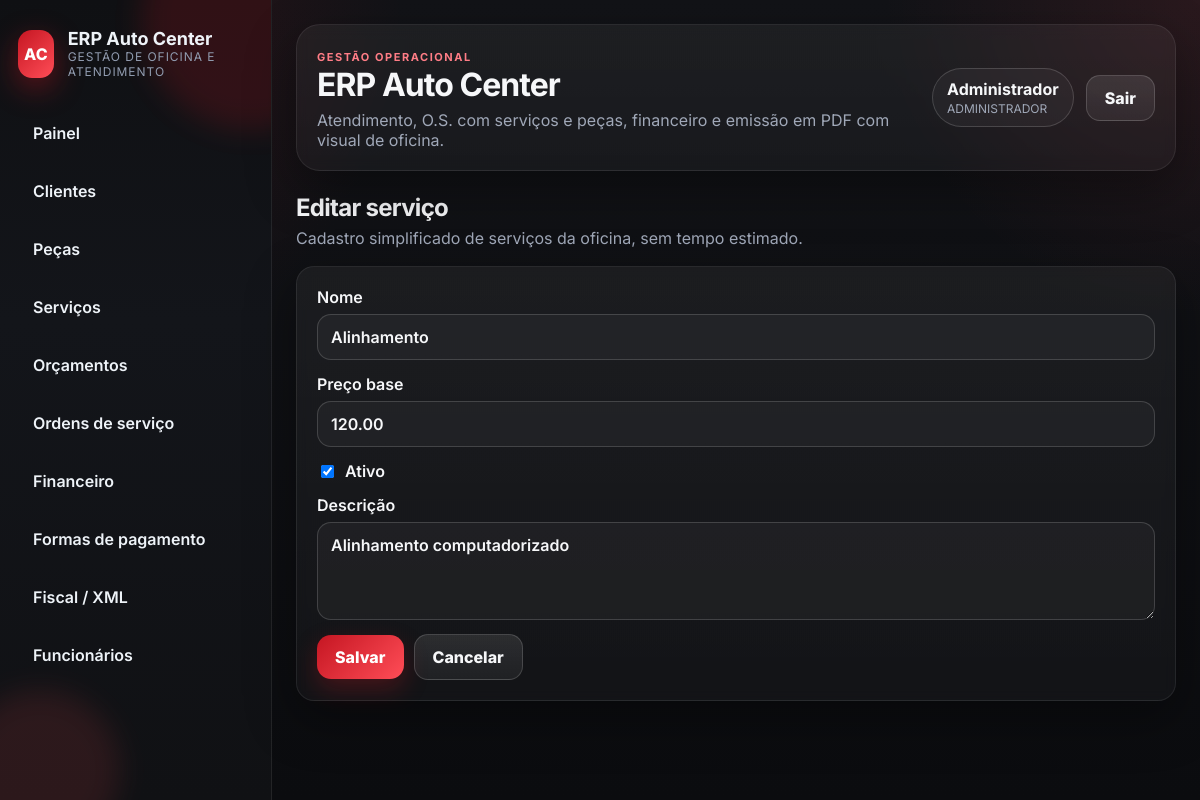
Page /servicos/2/editar (signed in) on the committed database.
### app/models.py (models this page shows, shortened)
class TimestampMixin:
    created_at = db.Column(db.DateTime, default=datetime.now, nullable=False)
    updated_at = db.Column(db.DateTime, default=datetime.now, onupdate=datetime.now, nullable=False)

class SerializableMixin:
    def to_dict(self) -> dict:
        data: dict = {}
        for column in self.__table__.columns:
            value = getattr(self, column.name)
            if isinstance(value, (datetime, date)):
                data[column.name] = value.isoformat()
            elif isinstance(value, Decimal):
                data[column.name] = float(value)
            else:
                data[column.name] = value
        return data

class User(db.Model, TimestampMixin, SerializableMixin):
    __tablename__ = 'users'
    id = db.Column(db.Integer, primary_key=True)
    username = db.Column(db.String(50), unique=True, nullable=False)
    password_hash = db.Column(db.String(255), nullable=False)
    role = db.Column(db.String(30), nullable=False, default='MECANICO')
    nome = db.Column(db.String(120), nullable=False)
    ativo = db.Column(db.Boolean, default=True, nullable=False)

class Service(db.Model, TimestampMixin, SerializableMixin):
    __tablename__ = 'services'
    id = db.Column(db.Integer, primary_key=True)
    nome = db.Column(db.String(120), nullable=False)
    descricao = db.Column(db.Text)
    preco_base = db.Column(db.Numeric(12, 2), nullable=False, default=0)
    ativo = db.Column(db.Boolean, default=True, nullable=False)

### app/web.py (the view)
@web_bp.route('/servicos/<int:service_id>/editar', methods=['GET', 'POST'])
@login_required
@admin_required
def services_edit(service_id: int):
    service = db.session.get(Service, service_id)
    if not service:
        return redirect(url_for('web.services_index'))
    if request.method == 'POST':
        _fill_service_from_form(service)
        db.session.commit()
        flash('Serviço atualizado.', 'success')
        return redirect(url_for('web.services_index'))
    return render_template('servicos/form.html', service=service)

### app/auth.py (called while the page is built)
def current_user() -> User | None:
    user_id = session.get(SESSION_KEY)
    if not user_id:
        return None
    return db.session.get(User, user_id)

def login_required(view):
    @wraps(view)
    def wrapped(*args, **kwargs):
        if not current_user():
            flash('Faça login para continuar.', 'warning')
            return redirect(url_for('web.login', next=request.path))
        return view(*args, **kwargs)
    return wrapped

def role_required(*roles: str):
    def decorator(view):
        @wraps(view)
        def wrapped(*args, **kwargs):
            user = current_user()
            if not user:
                return redirect(url_for('web.login'))
            if user.role not in roles:
                abort(403)
            return view(*args, **kwargs)
        return wrapped
    return decorator

### app/templates/servicos/form.html
{% extends 'base.html' %}
{% block content %}
<div class="page-header">
  <div>
    <h2>{{ 'Editar serviço' if service else 'Novo serviço' }}</h2>
    <p class="muted">Cadastro simplificado de serviços da oficina, sem tempo estimado.</p>
  </div>
</div>
<div class="card">
  <form method="post">
    <div class="form-grid-2">
      <label>Nome
        <input type="text" name="nome" value="{{ service.nome if service else '' }}" required>
      </label>
      <label>Preço base
        <input type="number" step="0.01" name="preco_base" value="{{ service.preco_base if service else 0 }}" required>
      </label>
      <label class="checkbox">
        <input type="checkbox" name="ativo" {% if not service or service.ativo %}checked{% endif %}>
        Ativo
      </label>
    </div>
    <label>Descrição
      <textarea name="descricao">{{ service.descricao if service else '' }}</textarea>
    </label>
    <div class="actions">
      <button type="submit">Salvar</button>
      <a class="button secondary" href="{{ url_for('web.services_index') }}">Cancelar</a>
    </div>
  </form>
</div>
{% endblock %}

### app/templates/base.html (shortened to what this page needs)
<!DOCTYPE html>
<html lang="pt-BR">
<head>
  <link rel="stylesheet" href="{{ url_for('static', filename='styles.css') }}">
</head>
<body>
  <aside class="sidebar">
    <div class="sidebar-glow sidebar-glow-top"></div>
    <div class="sidebar-glow sidebar-glow-bottom"></div>
    <div class="brand">
      <div class="brand-badge">AC</div>
      <div>
        <strong>ERP Auto Center</strong>
        <span>gestão de oficina e atendimento</span>
      </div>
    </div>
    <nav>
      <a href="{{ url_for('web.dashboard') }}">Painel</a>
      <a href="{{ url_for('web.clients_index') }}">Clientes</a>
      <a href="{{ url_for('web.products_index') }}">Peças</a>
      <a href="{{ url_for('web.services_index') }}">Serviços</a>
      <a href="{{ url_for('web.budgets_index') }}">Orçamentos</a>
      <a href="{{ url_for('web.work_orders_index') }}">Ordens de serviço</a>
      {% if current_user() and current_user().role == 'ADMINISTRADOR' %}
      <a href="{{ url_for('web.finance_index') }}">Financeiro</a>
      <a href="{{ url_for('web.payment_methods_index') }}">Formas de pagamento</a>
      <a href="{{ url_for('web.fiscal_index') }}">Fiscal / XML</a>
      <a href="{{ url_for('web.employees_index') }}">Funcionários</a>
      {% endif %}
    </nav>
  </aside>
  <main class="main">
    <header class="topbar card glass-card">
      <div>
        <span class="eyebrow">gestão operacional</span>
        <h1>ERP Auto Center</h1>
        <p>Atendimento, O.S. com serviços e peças, financeiro e emissão em PDF com visual de oficina.</p>
      </div>
      <div class="user-box">
        {% if current_user() %}
        <div class="user-chip">
          <strong>{{ current_user().nome }}</strong>
          <span>{{ current_user().role }}</span>
        </div>
        <a class="button secondary" href="{{ url_for('web.logout') }}">Sair</a>
        {% endif %}
      </div>
    </header>
    {% block content %}{% endblock %}
  </main>
</body>
</html>

### rows in the picture
User: nome "Administrador", role "ADMINISTRADOR"
Service: nome "Alinhamento", preco_base "120.00", ativo "☑", descricao "Alinhamento computadorizado"

### other values in the picture
{{ 'Editar serviço' if service else 'Novo serviço' }} "Editar serviço"
